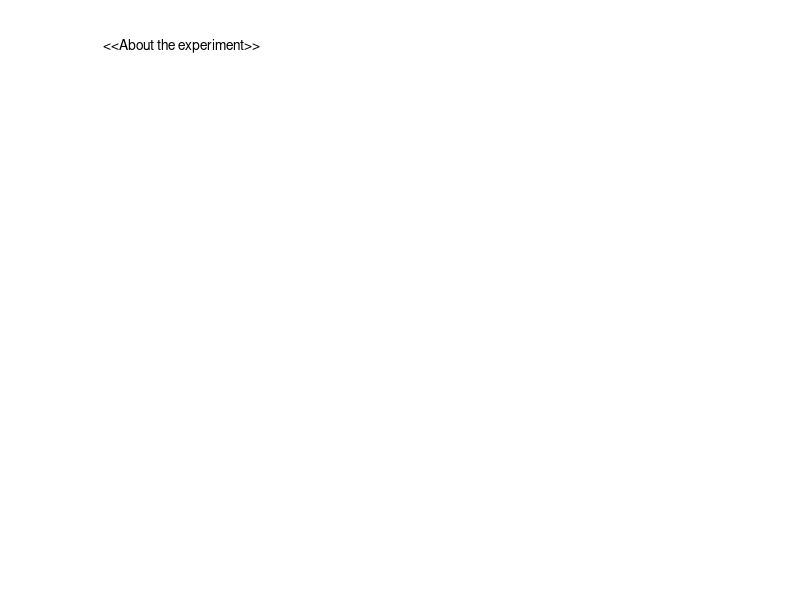

The MATLAB script that drew this image: (Note: this script raises an error after producing the figure.)
function intro
    %intro Summary of this function goes here
    %   Detailed explanation goes here
    
    % Here I print with text() some instructions , it is handy for them
    % to get acquianted with the requirements of this experiment.
    clf
    axis off
    axis([0 20 0 20]);
    
    t = text(0,20, '<<About the experiment>>');
    t.FontSize  = 20 ;
    t = text(0, 18, 'This experiment consists of 3 sessions:'); 
    text(0, 17, '- In the first session human face pictures will be shown.'); 
    text(0,16, '- In the second session spider pictures will be shown.'); 
    text(0,15, '- In the third session car pictures will be shown.'); 
    t = text (0 , 14 , 'In each session you will be shown 50 unique pictures');
    t.FontSize  = 10 ;
    text (0 , 13 , 'and you have to memorize as many pictures as you can.');
    text(0, 12, 'Later you will be asked 100 times if a specific picture was already');
    text(0, 11, 'shown.');
    text (0 , 5 , 'Press any key/button to start with the first session');
    waitforbuttonpress;

end


